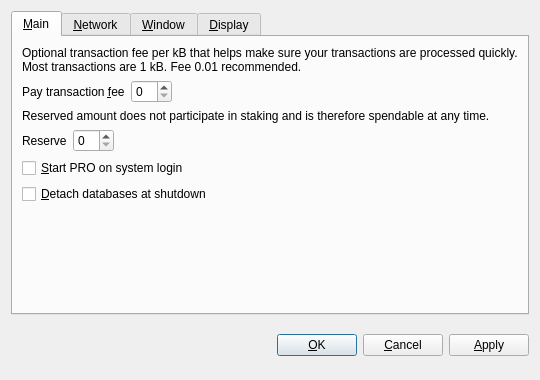
<?xml version="1.0" encoding="UTF-8"?>
<ui version="4.0">
 <class>OptionsDialog</class>
 <widget class="QDialog" name="OptionsDialog">
  <property name="geometry">
   <rect>
    <x>0</x>
    <y>0</y>
    <width>540</width>
    <height>380</height>
   </rect>
  </property>
  <property name="windowTitle">
   <string>Options</string>
  </property>
  <property name="modal">
   <bool>true</bool>
  </property>
  <layout class="QVBoxLayout" name="verticalLayout">
   <item>
    <widget class="QTabWidget" name="tabWidget">
     <property name="tabPosition">
      <enum>QTabWidget::North</enum>
     </property>
     <property name="currentIndex">
      <number>0</number>
     </property>
     <widget class="QWidget" name="tabMain">
      <attribute name="title">
       <string>&amp;Main</string>
      </attribute>
      <layout class="QVBoxLayout" name="verticalLayout_Main">
       <item>
        <widget class="QLabel" name="transactionFeeInfoLabel">
         <property name="text">
          <string>Optional transaction fee per kB that helps make sure your transactions are processed quickly. Most transactions are 1 kB. Fee 0.01 recommended.</string>
         </property>
         <property name="textFormat">
          <enum>Qt::PlainText</enum>
         </property>
         <property name="wordWrap">
          <bool>true</bool>
         </property>
        </widget>
       </item>
       <item>
        <layout class="QHBoxLayout" name="horizontalLayoutFee">
         <item>
          <widget class="QLabel" name="transactionFeeLabel">
           <property name="text">
            <string>Pay transaction &amp;fee</string>
           </property>
           <property name="textFormat">
            <enum>Qt::PlainText</enum>
           </property>
           <property name="buddy">
            <cstring>transactionFee</cstring>
           </property>
          </widget>
         </item>
         <item>
          <widget class="BitcoinAmountField" name="transactionFee"/>
         </item>
         <item>
          <spacer name="horizontalSpacerFee">
           <property name="orientation">
            <enum>Qt::Horizontal</enum>
           </property>
           <property name="sizeHint" stdset="0">
            <size>
             <width>40</width>
             <height>20</height>
            </size>
           </property>
          </spacer>
         </item>
        </layout>
       </item>
       <item>
        <widget class="QLabel" name="reserveBalanceInfoLabel">
         <property name="text">
          <string>Reserved amount does not participate in staking and is therefore spendable at any time.</string>
         </property>
         <property name="textFormat">
          <enum>Qt::PlainText</enum>
         </property>
         <property name="wordWrap">
          <bool>true</bool>
         </property>
        </widget>
       </item>
       <item>
        <layout class="QHBoxLayout" name="horizontalLayoutReserveBalance">
         <item>
          <widget class="QLabel" name="reserveBalanceLabel">
           <property name="text">
            <string>Reserve</string>
           </property>
           <property name="textFormat">
            <enum>Qt::PlainText</enum>
           </property>
           <property name="buddy">
            <cstring>reserveBalance</cstring>
           </property>
          </widget>
         </item>
         <item>
          <widget class="BitcoinAmountField" name="reserveBalance"/>
         </item>
         <item>
          <spacer name="horizontalSpacerReserveBalance">
           <property name="orientation">
            <enum>Qt::Horizontal</enum>
           </property>
           <property name="sizeHint" stdset="0">
            <size>
             <width>40</width>
             <height>20</height>
            </size>
           </property>
          </spacer>
         </item>
        </layout>
       </item>
       <item>
        <widget class="QCheckBox" name="bitcoinAtStartup">
         <property name="toolTip">
          <string>Automatically start PRO after logging in to the system.</string>
         </property>
         <property name="text">
          <string>&amp;Start PRO on system login</string>
         </property>
        </widget>
       </item>
       <item>
        <widget class="QCheckBox" name="detachDatabases">
         <property name="toolTip">
          <string>Detach block and address databases at shutdown. This means they can be moved to another data directory, but it slows down shutdown. The wallet is always detached.</string>
         </property>
         <property name="text">
          <string>&amp;Detach databases at shutdown</string>
         </property>
        </widget>
       </item>
       <item>
        <spacer name="verticalSpacer_Main">
         <property name="orientation">
          <enum>Qt::Vertical</enum>
         </property>
         <property name="sizeHint" stdset="0">
          <size>
           <width>20</width>
           <height>40</height>
          </size>
         </property>
        </spacer>
       </item>
      </layout>
     </widget>
     <widget class="QWidget" name="tabNetwork">
      <attribute name="title">
       <string>&amp;Network</string>
      </attribute>
      <layout class="QVBoxLayout" name="verticalLayout_Network">
       <item>
        <widget class="QCheckBox" name="mapPortUpnp">
         <property name="toolTip">
          <string>Automatically open the PRO client port on the router. This only works when your router supports UPnP and it is enabled.</string>
         </property>
         <property name="text">
          <string>Map port using &amp;UPnP</string>
         </property>
        </widget>
       </item>
       <item>
        <widget class="QCheckBox" name="connectSocks">
         <property name="toolTip">
          <string>Connect to the PRO network through a SOCKS proxy (e.g. when connecting through Tor).</string>
         </property>
         <property name="text">
          <string>&amp;Connect through SOCKS proxy:</string>
         </property>
        </widget>
       </item>
       <item>
        <layout class="QHBoxLayout" name="horizontalLayout_Network">
         <item>
          <widget class="QLabel" name="proxyIpLabel">
           <property name="text">
            <string>Proxy &amp;IP:</string>
           </property>
           <property name="textFormat">
            <enum>Qt::PlainText</enum>
           </property>
           <property name="buddy">
            <cstring>proxyIp</cstring>
           </property>
          </widget>
         </item>
         <item>
          <widget class="QValidatedLineEdit" name="proxyIp">
           <property name="maximumSize">
            <size>
             <width>140</width>
             <height>16777215</height>
            </size>
           </property>
           <property name="toolTip">
            <string>IP address of the proxy (e.g. 127.0.0.1)</string>
           </property>
          </widget>
         </item>
         <item>
          <widget class="QLabel" name="proxyPortLabel">
           <property name="text">
            <string>&amp;Port:</string>
           </property>
           <property name="textFormat">
            <enum>Qt::PlainText</enum>
           </property>
           <property name="buddy">
            <cstring>proxyPort</cstring>
           </property>
          </widget>
         </item>
         <item>
          <widget class="QLineEdit" name="proxyPort">
           <property name="maximumSize">
            <size>
             <width>55</width>
             <height>16777215</height>
            </size>
           </property>
           <property name="toolTip">
            <string>Port of the proxy (e.g. 9050)</string>
           </property>
          </widget>
         </item>
         <item>
          <widget class="QLabel" name="socksVersionLabel">
           <property name="text">
            <string>SOCKS &amp;Version:</string>
           </property>
           <property name="textFormat">
            <enum>Qt::PlainText</enum>
           </property>
           <property name="buddy">
            <cstring>socksVersion</cstring>
           </property>
          </widget>
         </item>
         <item>
          <widget class="QValueComboBox" name="socksVersion">
           <property name="toolTip">
            <string>SOCKS version of the proxy (e.g. 5)</string>
           </property>
          </widget>
         </item>
         <item>
          <spacer name="horizontalSpacer_Network">
           <property name="orientation">
            <enum>Qt::Horizontal</enum>
           </property>
           <property name="sizeHint" stdset="0">
            <size>
             <width>40</width>
             <height>20</height>
            </size>
           </property>
          </spacer>
         </item>
        </layout>
       </item>
       <item>
        <spacer name="verticalSpacer_Network">
         <property name="orientation">
          <enum>Qt::Vertical</enum>
         </property>
         <property name="sizeHint" stdset="0">
          <size>
           <width>20</width>
           <height>40</height>
          </size>
         </property>
        </spacer>
       </item>
      </layout>
     </widget>
     <widget class="QWidget" name="tabWindow">
      <attribute name="title">
       <string>&amp;Window</string>
      </attribute>
      <layout class="QVBoxLayout" name="verticalLayout_Window">
       <item>
        <widget class="QCheckBox" name="minimizeToTray">
         <property name="toolTip">
          <string>Show only a tray icon after minimizing the window.</string>
         </property>
         <property name="text">
          <string>&amp;Minimize to the tray instead of the taskbar</string>
         </property>
        </widget>
       </item>
       <item>
        <widget class="QCheckBox" name="minimizeOnClose">
         <property name="toolTip">
          <string>Minimize instead of exit the application when the window is closed. When this option is enabled, the application will be closed only after selecting Quit in the menu.</string>
         </property>
         <property name="text">
          <string>M&amp;inimize on close</string>
         </property>
        </widget>
       </item>
       <item>
        <spacer name="verticalSpacer_Window">
         <property name="orientation">
          <enum>Qt::Vertical</enum>
         </property>
         <property name="sizeHint" stdset="0">
          <size>
           <width>20</width>
           <height>40</height>
          </size>
         </property>
        </spacer>
       </item>
      </layout>
     </widget>
     <widget class="QWidget" name="tabDisplay">
      <attribute name="title">
       <string>&amp;Display</string>
      </attribute>
      <layout class="QVBoxLayout" name="verticalLayout_Display">
       <item>
        <layout class="QHBoxLayout" name="horizontalLayout_1_Display">
         <item>
          <widget class="QLabel" name="langLabel">
           <property name="text">
            <string>User Interface &amp;language:</string>
           </property>
           <property name="textFormat">
            <enum>Qt::PlainText</enum>
           </property>
           <property name="buddy">
            <cstring>lang</cstring>
           </property>
          </widget>
         </item>
         <item>
          <widget class="QValueComboBox" name="lang">
           <property name="toolTip">
            <string>The user interface language can be set here. This setting will take effect after restarting PRO.</string>
           </property>
          </widget>
         </item>
        </layout>
       </item>
       <item>
        <layout class="QHBoxLayout" name="horizontalLayout_2_Display">
         <item>
          <widget class="QLabel" name="unitLabel">
           <property name="text">
            <string>&amp;Unit to show amounts in:</string>
           </property>
           <property name="textFormat">
            <enum>Qt::PlainText</enum>
           </property>
           <property name="buddy">
            <cstring>unit</cstring>
           </property>
          </widget>
         </item>
         <item>
          <widget class="QValueComboBox" name="unit">
           <property name="toolTip">
            <string>Choose the default subdivision unit to show in the interface and when sending coins.</string>
           </property>
          </widget>
         </item>
        </layout>
       </item>
       <item>
        <widget class="QCheckBox" name="displayAddresses">
         <property name="toolTip">
          <string>Whether to show PRO addresses in the transaction list or not.</string>
         </property>
         <property name="text">
          <string>&amp;Display addresses in transaction list</string>
         </property>
        </widget>
       </item>
       <item>
        <widget class="QCheckBox" name="coinControlFeatures">
         <property name="toolTip">
          <string>Whether to show coin control features or not.</string>
         </property>
         <property name="text">
          <string>Display coin &amp;control features (experts only!)</string>
         </property>
        </widget>
       </item>
       <item>
        <spacer name="verticalSpacer_Display">
         <property name="orientation">
          <enum>Qt::Vertical</enum>
         </property>
         <property name="sizeHint" stdset="0">
          <size>
           <width>20</width>
           <height>40</height>
          </size>
         </property>
        </spacer>
       </item>
      </layout>
     </widget>
    </widget>
   </item>
   <item>
    <layout class="QHBoxLayout" name="horizontalLayout_Buttons">
     <item>
      <spacer name="horizontalSpacer_1">
       <property name="orientation">
        <enum>Qt::Horizontal</enum>
       </property>
       <property name="sizeHint" stdset="0">
        <size>
         <width>40</width>
         <height>48</height>
        </size>
       </property>
      </spacer>
     </item>
     <item>
      <widget class="QLabel" name="statusLabel">
       <property name="font">
        <font>
         <weight>75</weight>
         <bold>true</bold>
        </font>
       </property>
       <property name="text">
        <string/>
       </property>
       <property name="textFormat">
        <enum>Qt::PlainText</enum>
       </property>
       <property name="wordWrap">
        <bool>true</bool>
       </property>
      </widget>
     </item>
     <item>
      <spacer name="horizontalSpacer_2">
       <property name="orientation">
        <enum>Qt::Horizontal</enum>
       </property>
       <property name="sizeHint" stdset="0">
        <size>
         <width>40</width>
         <height>48</height>
        </size>
       </property>
      </spacer>
     </item>
     <item>
      <widget class="QPushButton" name="okButton">
       <property name="text">
        <string>&amp;OK</string>
       </property>
      </widget>
     </item>
     <item>
      <widget class="QPushButton" name="cancelButton">
       <property name="text">
        <string>&amp;Cancel</string>
       </property>
       <property name="autoDefault">
        <bool>false</bool>
       </property>
      </widget>
     </item>
     <item>
      <widget class="QPushButton" name="applyButton">
       <property name="text">
        <string>&amp;Apply</string>
       </property>
       <property name="autoDefault">
        <bool>false</bool>
       </property>
      </widget>
     </item>
    </layout>
   </item>
  </layout>
 </widget>
 <customwidgets>
  <customwidget>
   <class>BitcoinAmountField</class>
   <extends>QSpinBox</extends>
   <header>bitcoinamountfield.h</header>
  </customwidget>
  <customwidget>
   <class>QValueComboBox</class>
   <extends>QComboBox</extends>
   <header>qvaluecombobox.h</header>
  </customwidget>
  <customwidget>
   <class>QValidatedLineEdit</class>
   <extends>QLineEdit</extends>
   <header>qvalidatedlineedit.h</header>
  </customwidget>
 </customwidgets>
 <resources/>
 <connections/>
</ui>
